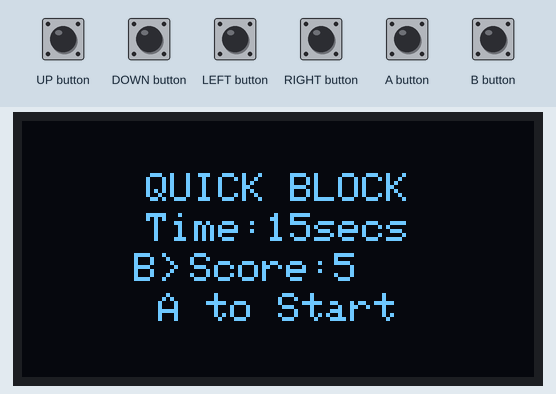
A sketch run on a simulated Arduboy, built with avr-gcc and run on an emulated ATmega32U4. Shown: 128×64 one-colour display. The inputs (shaded band) are chosen by the test bench. Random numbers use the default seed unless the sketch sets one.

Above: at 1.2 s.
1.3 s: A button pressed for 0.15 s
At 1.41 s:
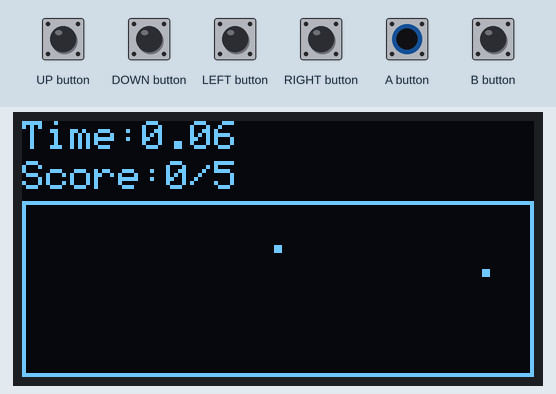
2.0 s: UP button pressed for 0.15 s
At 2.06 s:
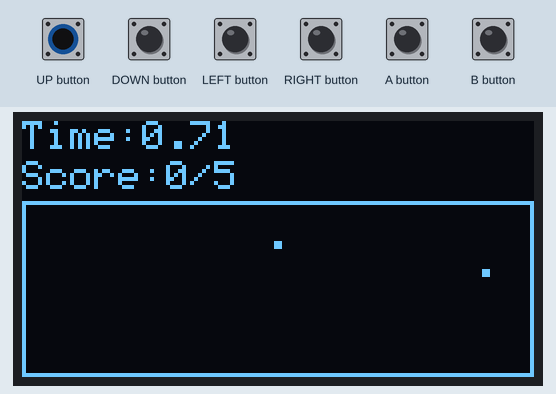
2.7 s: DOWN button pressed for 0.15 s
At 2.75 s:
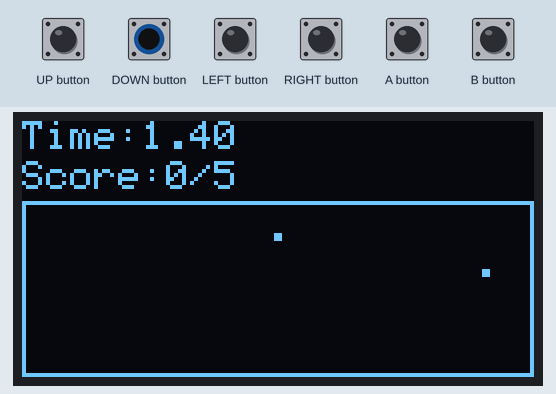
3.4 s: LEFT button pressed for 0.15 s
At 3.49 s:
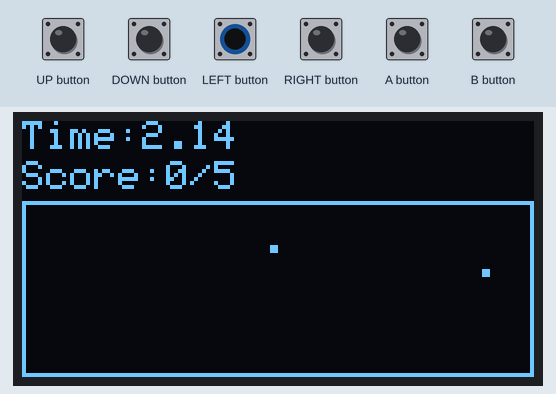
4.1 s: RIGHT button pressed for 0.15 s
At 4.18 s:
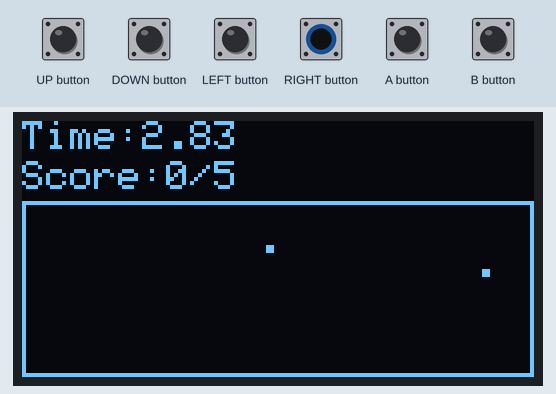
4.8 s: B button pressed for 1 s
At 5.35 s:
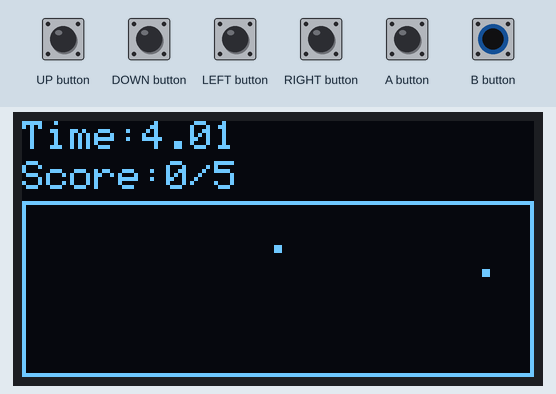

Measured:
- after the input at 1.3 s, the display: first changes after 0.06 s (image 1 shows a later state)

The sketch:

Quick_Block.ino
```cpp
// Block the Game, Achieve the fastest time
// Ashlee J
// Created 10, August, 2020

#include <Arduboy2.h>

#include "sprites.h"

Arduboy2 arduboy;

// Player
int playerX, playerY;

// Dot for points
int pointX, pointY;

// Score and Time
int score;
int maxTime[4] = { 15, 30, 60, 120 };
int maxTimeSelect;

int maxScore[4] = { 5, 10, 15, 20 };
int maxScoreSelect;

unsigned long startTime = 0;
unsigned long currentTime = 0;

int second, minute;
// float ms;

// Menu Cursor
int menuCursor;

// Arduboy Height & Width
const int screenWidth = Arduboy2::width() - 2;
const int screenHeight = Arduboy2::height() - 2;

enum class GameState
{
    Menu,
    Game,
    gameOver,
};

GameState gameState = GameState::Menu;

// Reset
void reset()
{
    randomisePointX();
    randomisePointY();

    playerX = (Arduboy2::width() / 2) - 1;
    playerY = (Arduboy2::height() / 2) - 1;

    score = 0;

    // ms = 0;
    second = 0;
    minute = 0;

    menuCursor = 33;

    startTime = millis();
}

void setup()
{
    arduboy.begin();

    reset();

    maxScoreSelect = 0;
    maxTimeSelect = 0;
}

void loop()
{
    millis();

    arduboy.initRandomSeed();

    if(!arduboy.nextFrame()) return;

    arduboy.pollButtons();
    arduboy.clear();

    switch(gameState)
    {
        case GameState::Menu:
            updateMenu();
            drawMenu();
            break;

        case GameState::Game:
            updateGame();
            drawGame();
            break;

        case GameState::gameOver:
            updateGameOver();
            drawGameOver();
            break;
    }

    arduboy.display();
}

// Menu
void updateMenu()
{
    if(arduboy.justPressed(A_BUTTON))
	{
		reset();
		gameState = GameState::Game;
	}

    if(arduboy.justPressed(UP_BUTTON) && menuCursor == 33) menuCursor = 23;
    if(arduboy.justPressed(DOWN_BUTTON) && menuCursor == 23) menuCursor = 33;

    if(arduboy.justPressed(B_BUTTON) && menuCursor == 33)
    {
        maxScoreSelect += 1;
        if(maxScoreSelect >= 4) maxScoreSelect = 0;
    }
    if(arduboy.justPressed(B_BUTTON) && menuCursor == 23)
    {
        maxTimeSelect += 1;
        if(maxTimeSelect >= 4) maxTimeSelect = 0;
    }
}

void drawMenu()
{
    arduboy.setCursor(31, 13);
    arduboy.print(F("QUICK BLOCK"));

    if(menuCursor == 33) arduboy.setCursor(28, menuCursor);
    else if(menuCursor == 23) arduboy.setCursor(18, menuCursor);
    arduboy.print(F("B>"));

    arduboy.setCursor(31, 23);
    arduboy.print(F("Time:"));
    arduboy.print(maxTime[maxTimeSelect]);
    arduboy.print(F("secs"));

    arduboy.setCursor(42, 33);
    arduboy.print(F("Score:"));
    arduboy.print(maxScore[maxScoreSelect]);

    arduboy.setCursor(34, 43);
    arduboy.print(F("A to Start"));
}

// Gameplay
void updateGame()
{
    currentTime = millis();

    // Player Movement
    if(arduboy.pressed(RIGHT_BUTTON) && playerX < screenWidth - 2) playerX += 1;
    if(arduboy.pressed(LEFT_BUTTON) && playerX >= 2) playerX -= 1;

    if(arduboy.pressed(UP_BUTTON) && playerY > 23) playerY -= 1;
    if(arduboy.pressed(DOWN_BUTTON) && playerY < screenHeight - 2) playerY += 1;

    if(playerX >= screenWidth - 2) playerX -= 1;
    if(playerX <= 2) playerX += 1;

    // Point Position

    if(pointXNearPlayerX())
    {
        if(pointYNearPlayerY())
        {
            randomisePointX();
            randomisePointY();

            score += 1;
        }
    }

    if(score >= maxScore[maxScoreSelect]) gameState = GameState::gameOver;

    if((currentTime / 1000) >= maxTime[maxTimeSelect]) gameState = GameState::gameOver;
}

bool pointXNearPlayerX()
{
    return(playerX == pointX || (playerX == pointX + 2 || playerX == pointX - 2) || (playerX == pointX + 1 || playerX == pointX - 1));
}

bool pointYNearPlayerY()
{
    return(playerY == pointY || (playerY == pointY + 2 || playerY == pointY - 2) || (playerY == pointY + 1 || playerY == pointY - 1));
}

void drawGame()
{
	float elapsedTime = (currentTime - startTime) / 1000.0f;

    arduboy.setCursor(0, 0);
    arduboy.print(F("Time:"));
    arduboy.print(elapsedTime);

    arduboy.setCursor(0, 10);
    arduboy.print(F("Score:"));
    arduboy.print(score);
    arduboy.print(F("/"));
    arduboy.print(maxScore[maxScoreSelect]);

    Sprites::drawSelfMasked(playerX, playerY, player, 0);
    Sprites::drawSelfMasked(pointX, pointY, point, 0);
    Sprites::drawSelfMasked(0, 20, border, 0);
}

int randomisePointX()
{
    size_t indexX = random(23, screenWidth - 2);
    return pointX = indexX;
}

int randomisePointY()
{
    size_t indexY = random(23, screenHeight - 2);
    return pointY = indexY;
}

// Game over
void updateGameOver()
{
    if(arduboy.justPressed(A_BUTTON)) gameState = GameState::Menu;
}

void drawGameOver()
{
	float elapsedTime = (currentTime - startTime) / 1000.0f;

    if(elapsedTime <= maxTime[maxTimeSelect] - 1)
    {
        arduboy.setCursor(40, 22);
        arduboy.print(F("You Win!"));

        if(elapsedTime < 10) arduboy.setCursor(36, 32);
        else arduboy.setCursor(34, 32);
        arduboy.print(F("Time:"));
        arduboy.print(elapsedTime);
    }

    if(elapsedTime >= maxTime[maxTimeSelect])
    {

        arduboy.setCursor(40, 29);
        arduboy.print(F("You Lose!"));
    }
}
```

Source omitted: sprites.h (data table, 5302 bytes)
